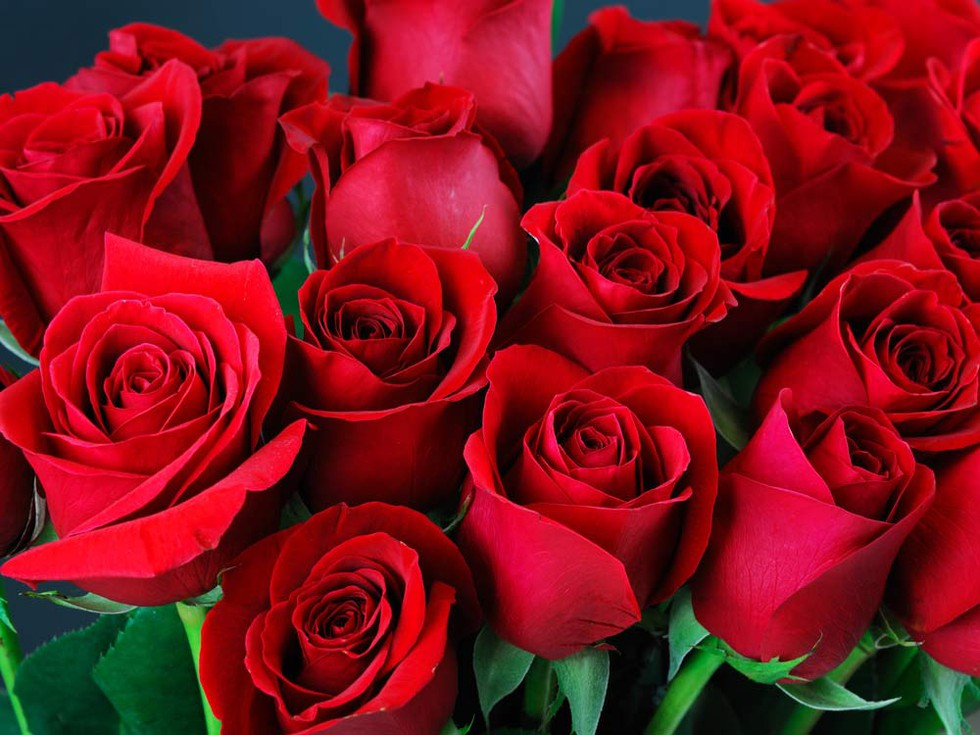
#> input picture Bai_thuc_hanh_1/Example.jpg, 980 x 735 px, found by its file name
$ python GiaTriMau.py
#> lines starting #> are read from the running program, lines starting #| are printed output that depends on the picture; after the words box and inside, x2 and y2 are one past the last pixel; in counts of white or black regions, pixels touching at a corner belong together
import cv2 as cv
x = int(input('Nhap toa do x: '))
#> the answer given: 3
y = int(input('Nhap toa do y: '))
#> the answer given: 3
img = cv.imread("/home/tuan/Downloads/Telegram Desktop/CV/Bai_thuc_hanh_1/Example.jpg")
#> img is the input picture: shape (735, 980, 3); mean B, G, R 25, 16.6, 128.6
if 0 <= x < img.shape[1] and 0 <= y < img.shape[1]:
    (b, g, r) = img[y,x]
#> b = 61; g = 44; r = 23
    color_text=f'Gia tri mau tai ({x}, {y}) la: BRG = ({b}, {g}, {r})'
    cv.putText(img, color_text, (x, y), cv.FONT_HERSHEY_SIMPLEX, 0.5, (255, 255, 255), 1, cv.LINE_AA)
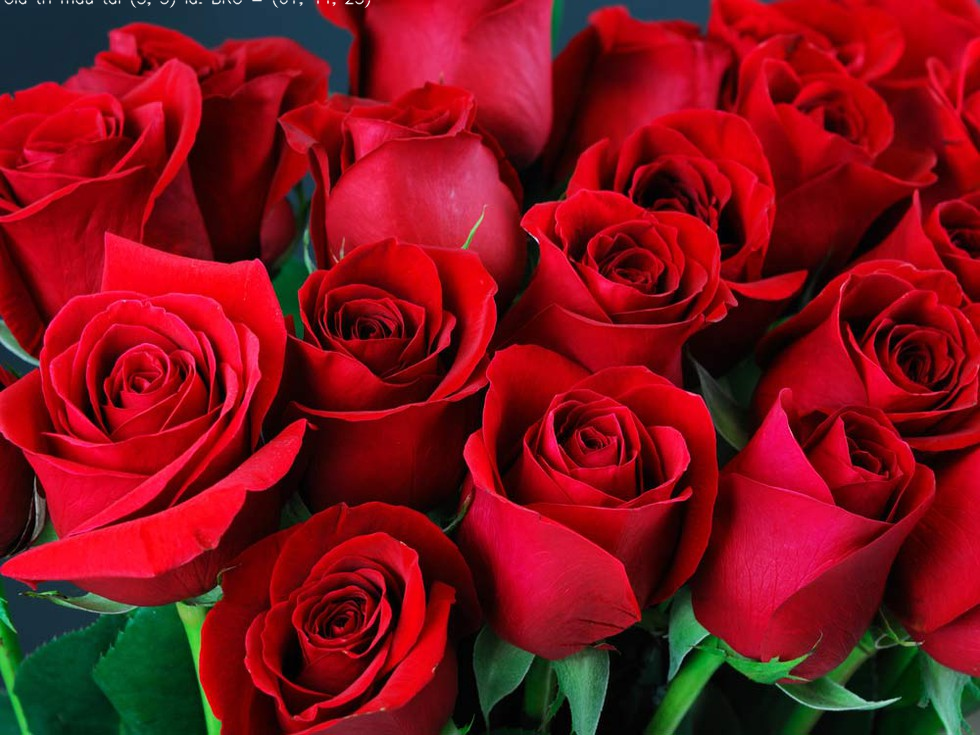
#> img: shape (735, 980, 3); 0.11% of pixels changed, all inside (x1, y1, x2, y2) = (4, 0, 371, 8)
    cv.imshow('Hoa hong', img)
else:
    print('Gia tri khong hop le')

cv.waitKey(0)
cv.destroyAllWindows()
